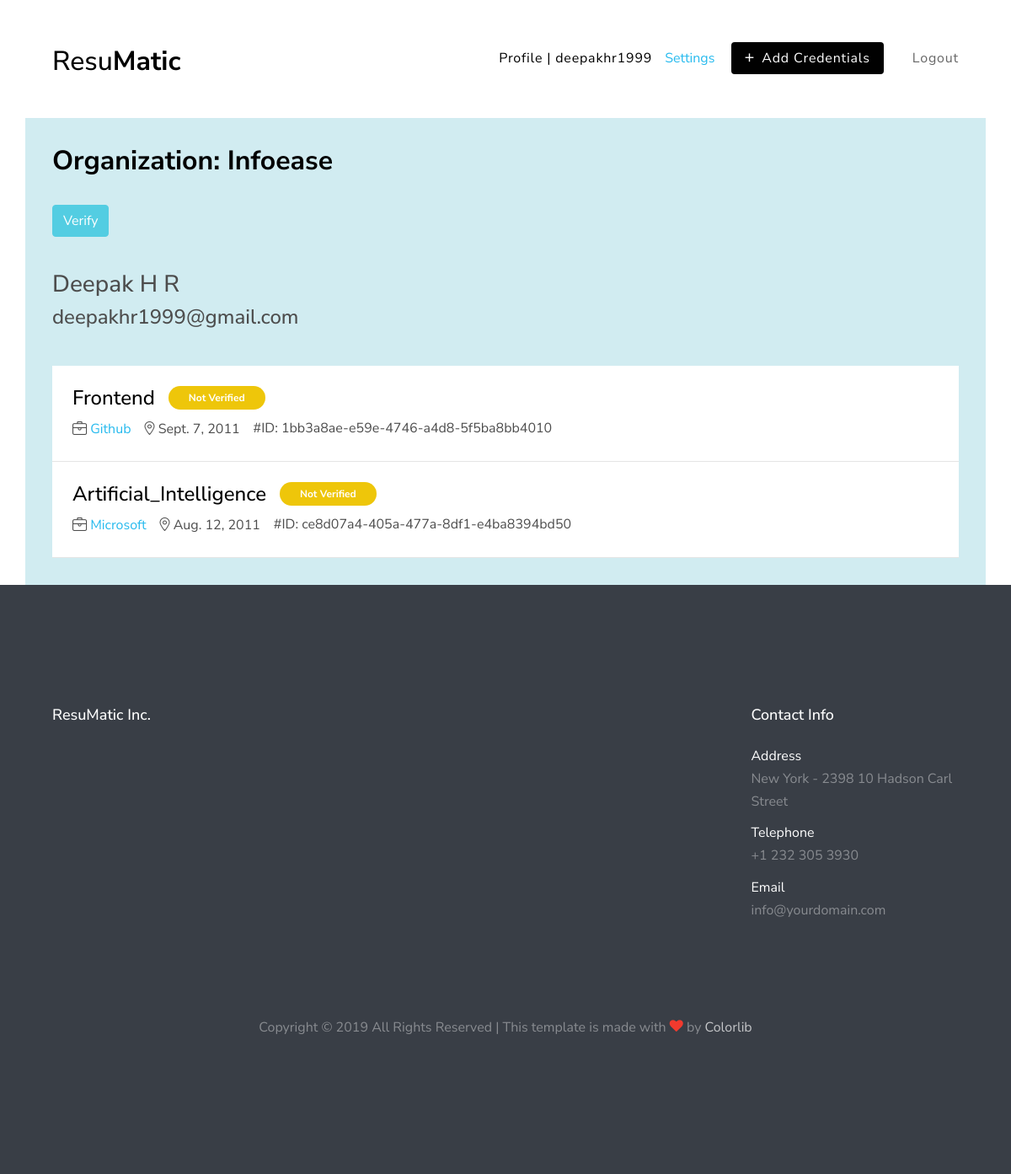
/resume/3, run on the app's committed database.
### kyc/models.py (models this page shows, shortened)
class Resume(models.Model):
	org = models.CharField(max_length=100)
	user = models.CharField(max_length=100)
	tokens = models.CharField(max_length=1000)
	sent = models.BooleanField(default=False)

class Cert(models.Model):
	token = models.CharField(max_length=36)
	user = models.ForeignKey(User, on_delete=models.CASCADE, related_name="cert_user")
	title = models.CharField(max_length=256)
	location = models.CharField(max_length=256)
	org = models.ForeignKey(User, on_delete=models.CASCADE, related_name="cert_org")
	user_agrees = models.CharField(max_length=10)
	org_filled = models.BooleanField(default=False)
	time_till = models.DateField()
	is_verified = models.BooleanField(default=False)

### kyc/views.py (the view, shortened to what this page needs)
# urls.py: path("resume/<str:resume_id>", kyc_views.resume, name="resume"),
def resume(request, resume_id=None):
	if resume_id!=None:
		resume = Resume.objects.get(id=resume_id).__dict__
		resume["certs"] = Cert.objects.filter(token__in=json.loads(resume["tokens"]))
		resume["user"] = User.objects.get(username=resume["user"])
		return render(request, 'kyc/resume.html', resume)
	return redirect("welcome")

### kyc/templates/kyc/resume.html (shortened to what this page needs)
{% extends "orders/base.html" %}
{% load static %}
{% block content %}
    <div class="container"  id="resume">
        <h2 class="font-weight-bold text-black">Organization:  {{org}}</h2>
        <button class="btn btn-info text-white my-4" onclick="verify()">Verify</button>
        <div class="my-3">
            <h3>{{user.first_name}} {{user.last_name}}</h3>
            <h4>{{user.email}}</h4>
        </div>
        <br>
    {% for cert in certs %}
        <div class="row" data-aos="fade">
        <div class="col-md-12">
            <div class="job-post-item bg-white p-4 d-block align-items-center">
                <div class="mb-4 mb-md-0 mr-5">
                <div class="job-post-item-header d-flex align-items-center">
                <h2 class="mr-3 text-black h4">{{cert.title}}</h2>
                    <div class="badge-wrap">
                    <span class="certs bg-warning text-white badge py-2 px-4" token="{{cert.token}}">Not Verified</span>
                    </div>
                </div>
                <div class="job-post-item-body d-block d-md-flex">
                    <div class="mr-3">
                        <span class="fl-bigmug-line-portfolio23"></span>
                        <a href="#">{{cert.org}}</a></div>
                    <div class="mr-3"><span class="fl-bigmug-line-big104"></span> <span>{{cert.time_till}}</span></div>
                    <div><span>#ID: {{cert.token}}</span></div>
                </div>
                </div>
                </div>
            </div>
        </div>
    {% endfor %}
    </div>
{% endblock %}

### orders/templates/orders/base.html (shortened to what this page needs)
{% load static %}
<!DOCTYPE html>
<html lang="en">
  <head>
    <link rel="stylesheet" href="{% static 'kyc/fonts/icomoon/style.css' %}">
    <link rel="stylesheet" href="{% static 'kyc/css/bootstrap.min.css' %}">
    <link rel="stylesheet" href="{% static 'kyc/css/magnific-popup.css' %}">
    <link rel="stylesheet" href="{% static 'kyc/css/jquery-ui.css' %}">
    <link rel="stylesheet" href="{% static 'kyc/css/owl.carousel.min.css' %}">
    <link rel="stylesheet" href="{% static 'kyc/css/owl.theme.default.min.css' %}">
    <link rel="stylesheet" href="{% static 'kyc/css/bootstrap-datepicker.css' %}">
    <link rel="stylesheet" href="{% static 'kyc/css/animate.css' %}">
    <link rel="stylesheet" href="{% static 'kyc/fonts/flaticon/font/flaticon.css' %}">
    <link rel="stylesheet" href="{% static 'kyc/css/fl-bigmug-line.css' %}">
    <link rel="stylesheet" href="{% static 'kyc/css/aos.css' %}">
    <link rel="stylesheet" href="{% static 'kyc/css/style.css' %}">
  </head>
<body>
    <header class="site-navbar py-1" role="banner">
      <div class="container">
        <div class="row align-items-center">
          <div class="col-6 col-xl-2">
            <h1 class="mb-0"><a href="{% url 'welcome' %}" class="text-black h2 mb-0">Resu<strong>Matic</strong></a></h1>
          </div>
          <div class="col-10 col-xl-10 d-none d-xl-block">
            <nav class="site-navigation text-right" role="navigation">
              <ul class="site-menu js-clone-nav mr-auto d-none d-lg-block">
                {% if not user.is_authenticated %}
                <li><a href="{% url 'login' %}">Login</a></li>
                <li><a href="{% url 'register' %}">Register</a></li>
                {% else %}
                <li class="active"><a href="{% url 'welcome' %}">Profile | {{user.username}}</a>
                </li><a href="contact.html">Settings</a></li>
                <li><a href="{% url 'make-claim' %}"><span class="rounded py-2 px-3 text-white" style="background: rgb(1, 1, 1);"><span class="h5 mr-2">+</span>Add Credentials</span></a></li>
                <li><a href="{% url 'logout' %}">Logout</a></li>
                {% endif %}
              </ul>
            </nav>
          </div>
          <div class="col-6 col-xl-2 text-right d-block">
          </div>
        </div>
      </div>
    </header>
    {% block content %}{% endblock %}
  <footer class="site-footer">
      <div class="container">
        <div class="row">
          <div class="col-lg-9">
            <div class="row">
              <div class="col-6 col-md-3 col-lg-3 mb-5 mb-lg-0">
                <h3 class="footer-heading mb-4">ResuMatic Inc.</h3>
              </div>
            </div>
          </div>
          <div class="col-lg-3">
            <h3 class="footer-heading mb-4">Contact Info</h3>
            <ul class="list-unstyled">
              <li>
                <span class="d-block text-white">Address</span>
                New York - 2398 10 Hadson Carl Street
              </li>
              <li>
                <span class="d-block text-white">Telephone</span>
                +1 232 305 3930
              </li>
              <li>
                <span class="d-block text-white">Email</span>
                info@yourdomain.com
              </li>
            </ul>
          </div>
        </div>
        <div class="row pt-5 mt-5 text-center">
          <div class="col-md-12">
            <p>
            Copyright &copy; <script>document.write(new Date().getFullYear());</script> All Rights Reserved | This template is made with <i class="icon-heart text-danger" aria-hidden="true"></i> by <a href="https://colorlib.com" target="_blank" >Colorlib</a>
            </p>
          </div>
        </div>
      </div>
    </footer>
</body>
</html>

### kyc/static/kyc/css/fl-bigmug-line.css (style rules this page uses)
.fl-bigmug-line-ico, [class^="fl-bigmug-line-"]:before, [class*=" fl-bigmug-line-"]:before, [class^="fl-bigmug-line-"]:after, [class*=" fl-bigmug-line-"]:after { font-family: 'fl-bigmug-line'; font-size: inherit; font-weight: 400; font-style: normal; -webkit-font-smoothing: antialiased; -moz-osx-font-smoothing: grayscale; }
.fl-bigmug-line-big104:before { content: "\e00b"; }
.fl-bigmug-line-portfolio23:before { content: "\e08a"; }

### kyc/static/kyc/css/style.css (style rules this page uses)
body { line-height: 1.7; color: #4d4d4d; font-weight: 400; font-size: 1rem; font-family: "Roboto Mono", SFMono-Regular, Menlo, Monaco, Consolas, "Liberation Mono", "Courier New", monospace; font-family: "Nunito Sans", -apple-system, BlinkMacSystemFont, "Segoe UI", Roboto, "Helvetica Neue", Arial, sans-serif, "Apple Color Emoji", "Segoe UI Emoji", "Segoe UI Symbol", "Noto Color Emoji"; }
a { -webkit-transition: .3s all ease; -o-transition: .3s all ease; transition: .3s all ease; }
.text-black { color: #000 !important; }
.btn { position: relative; top: 0; }
.site-footer { padding: 7em 0; background: #393e46; color: rgba(255, 255, 255, 0.4); }
.site-footer a { color: rgba(255, 255, 255, 0.7); }
.site-footer .footer-heading { font-size: 18px; color: #fff; }
.site-footer ul li { margin-bottom: 10px; }
.site-navbar { margin-bottom: 0px; width: 100%; border-bottom: none; z-index: 2; position: relative; }
.site-navbar .site-navigation .site-menu { margin-bottom: 0; margin-left: 0; padding-left: 0; }
.site-navbar .site-navigation .site-menu .active > a { color: #000; }
.site-navbar .site-navigation .site-menu a { text-decoration: none !important; display: inline-block; }
.site-navbar .site-navigation .site-menu > li { display: inline-block; padding: 10px 5px; }
.site-navbar .site-navigation .site-menu > li > a { padding: 10px 10px; letter-spacing: .05em; color: rgba(0, 0, 0, 0.6); text-decoration: none !important; }
.site-navbar .site-navigation .site-menu > li:last-child { padding-right: 0; }
.site-navbar .site-navigation .site-menu > li:last-child > a { padding-right: 0; }
.job-post-item { background: #fff; position: relative; -webkit-transition: .1s all ease; -o-transition: .1s all ease; transition: .1s all ease; top: 0; z-index: 1; border-bottom: 1px solid rgba(0, 0, 0, 0.1); }
.job-post-item .badge-wrap { position: relative; top: -5px; }
.job-post-item .badge { border-radius: 30px; }

### data on the page
Resume: org "Infoease"
Cert: title "Frontend", org "Github", time_till "Sept. 7, 2011", token "1bb3a8ae-e59e-4746-a4d8-5f5ba8bb4010"
Cert: title "Artificial_Intelligence", org "Microsoft", time_till "Aug. 12, 2011", token "ce8d07a4-405a-477a-8df1-e4ba8394bd50"

### other printed values
{{ user.username }} "deepakhr1999"
{{ user.first_name }} "Deepak"
{{ user.last_name }} "H R"
{{ user.email }} "deepakhr1999@gmail.com"
